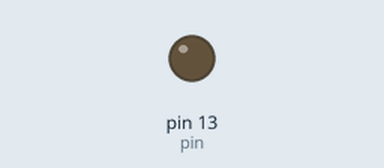
A sketch run on a simulated Arduino Uno, built with avr-gcc and run on an emulated ATmega328P. On the bench: output pins drawn as LEDs (lit = HIGH). What the sketch prints to the serial monitor is not drawn.

Above: at 0.28 s.
At 6.31 s:
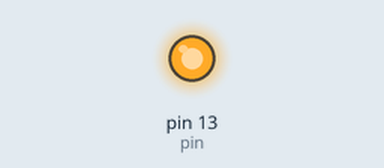
Timing chart, 0 to 6.6 s (numbered marks = the images above):
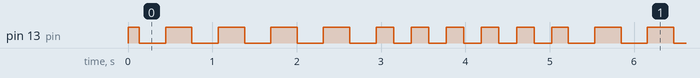

The sketch:

Blink_X5.ino
```cpp
int wait = 0, pin = 13;

void setup() {
    pinMode(pin, OUTPUT);
    Serial.begin(9600);
}

void loop() {
    Serial.print(wait);
    if (wait < 100) digitalWrite(pin, HIGH);
    else if (wait < 100) digitalWrite(pin, HIGH);
    else if (wait < 200) digitalWrite(pin, LOW);
    else if (wait < 300) digitalWrite(pin, HIGH);
    else if (wait < 400) digitalWrite(pin, LOW);
    else if (wait < 500) digitalWrite(pin, HIGH);
    else if (wait < 600) digitalWrite(pin, LOW);
    else if (wait < 700) digitalWrite(pin, HIGH);
    else if (wait < 800) digitalWrite(pin, LOW);
    else if (wait < 900) digitalWrite(pin, HIGH);
    else if (wait < 1000) digitalWrite(pin, LOW);
    else if (wait < 1050) digitalWrite(pin, HIGH);
    else if (wait < 1100) digitalWrite(pin, LOW);
    else if (wait < 1150) digitalWrite(pin, HIGH);
    else if (wait < 1200) digitalWrite(pin, LOW);
    else if (wait < 1250) digitalWrite(pin, HIGH);
    else if (wait < 1300) digitalWrite(pin, LOW);
    else if (wait < 1350) digitalWrite(pin, HIGH);
    else if (wait < 1400) digitalWrite(pin, LOW);
    else if (wait < 1450) digitalWrite(pin, HIGH);
    else if (wait < 1500) digitalWrite(pin, LOW);
    else wait = 0;

    wait++;
}
```

Measured:
- by itself, pin 13 (pin): repeats every 5.1 s: 4 × (LOW 0.31 s, HIGH 0.31 s), LOW 0.31 s, 5 × (HIGH 0.21 s, LOW 0.21 s), HIGH 0.20 s
- by itself, everything shown: repeats every 5.1 s, in 20 steps
